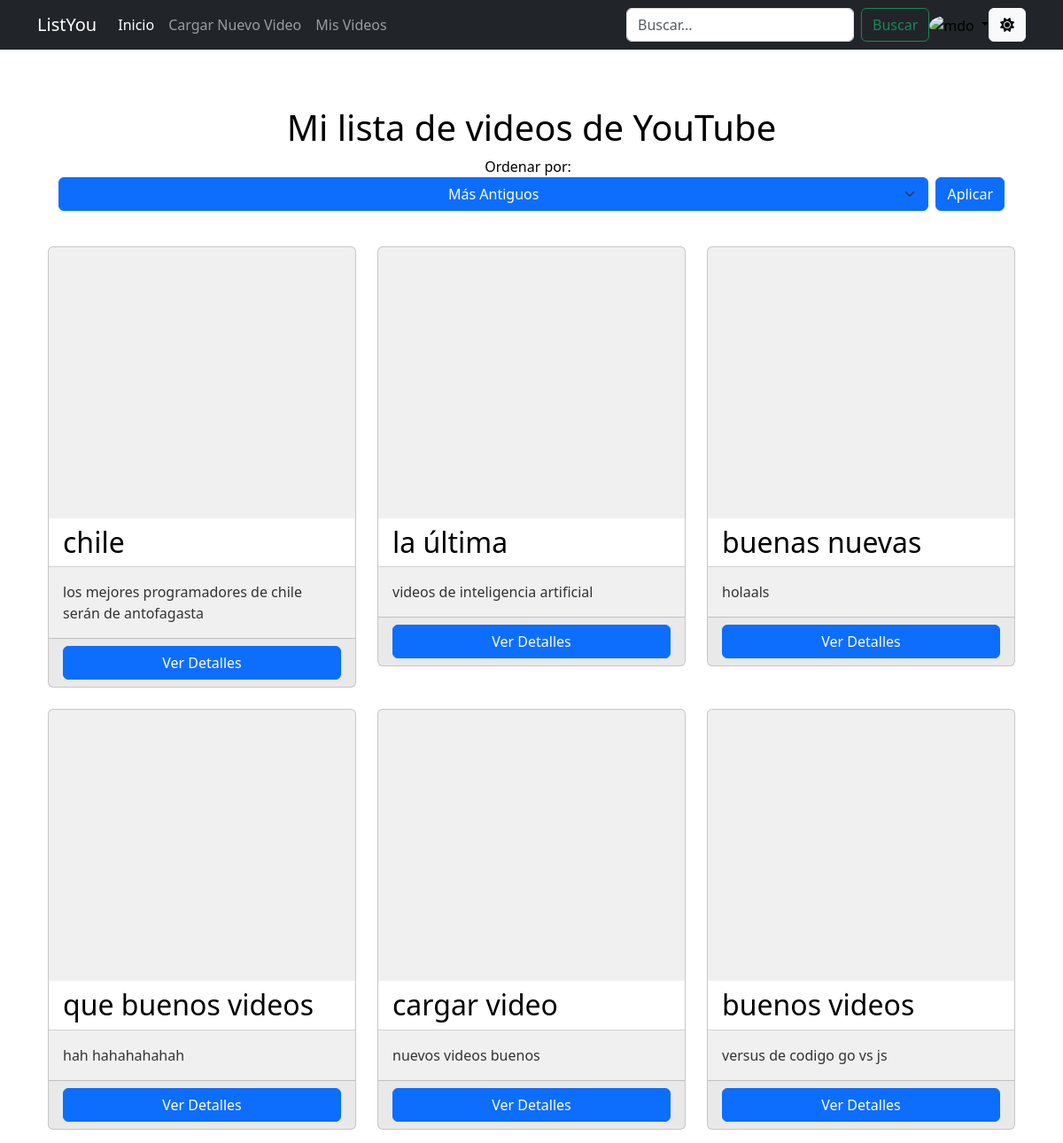
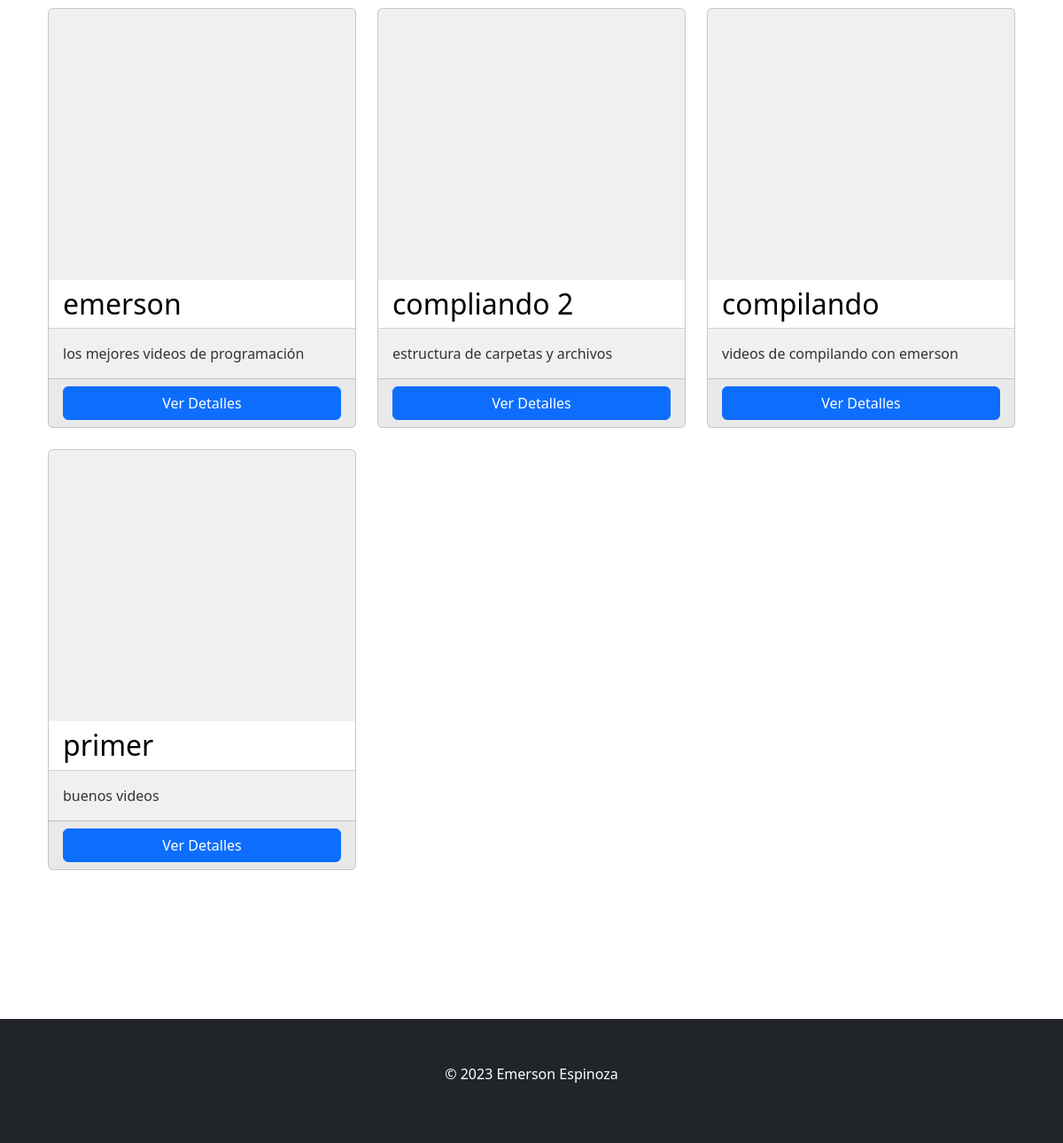
Screenshot of / (signed in) with the database file from the repository (2 pictures, top to bottom).
### app.py (models this page shows)
class Video(db.Model):
    id = db.Column(db.Integer, primary_key=True)
    title = db.Column(db.String(255), nullable=False)
    description = db.Column(db.Text, nullable=True)
    youtube_url = db.Column(db.String(255), nullable=False)
    video_id = db.Column(db.String(255), nullable=False)
    fecha_creacion = db.Column(db.DateTime, default=datetime.utcnow)
    fecha_actualizacion = db.Column(
        db.DateTime, default=datetime.utcnow, onupdate=datetime.utcnow)
    user_id = db.Column(db.Integer, db.ForeignKey('user.id'), nullable=False)

### app.py (the view)
@app.route('/')
def index():
    title = "Lista de mis videos de  youtube"
    orden = request.args.get('orden', 'desc')
    if orden == 'asc':
        videos = Video.query.order_by(Video.id.asc()).all()
    else:
        videos = Video.query.order_by(Video.id.desc()).all()
    return render_template('index.html', videos=videos, embed_youtube_url=embed_youtube_url, title=title)

### app.py (called while the page is built)
def get_video_id(youtube_url):
    start_idx = youtube_url.find("v=")
    if start_idx != -1:
        start_idx += 2
        end_idx = youtube_url.find("&", start_idx)
        if end_idx == -1:
            video_id = youtube_url[start_idx:]
        else:
            video_id = youtube_url[start_idx:end_idx]
        return video_id
    return None

def embed_youtube_url(youtube_url):
    video_id = get_video_id(youtube_url)
    if video_id:
        embed_url = f"https://www.youtube.com/embed/{video_id}"
        return embed_url
    return None

@login_manager.user_loader
def load_user(user_id):
    return User.query.get(int(user_id))

### templates/index.html (shortened to what this page needs)
{% extends "base.html" %} {% block principal %}
<div class="container mb-5">
  <div class=" text-center">
    <h1>Mi lista de videos de YouTube</h1>
  </div>
  <div class="row mb-4 text-center ">
    <div class="  text-center">
      <form class="mb-3">
        <div class="d-flex justify-content-center align-items-center">
          <div class="col mx-2">
            <label for="ordenSelect" class="me-2">Ordenar por:</label>
            <div class="d-flex">
              <select
                id="ordenSelect"
                class="form-select btn btn-primary mx-1 d-block  "
                name="orden"
              >
                <option value="asc" class="btn btn-success">
                  Más Antiguos
                </option>
              </select>
              <button type="submit" class="btn btn-primary  mx-1 d-block ">
                Aplicar
              </button>
            </div>
          </div>
        </div>
      </form>
    </div>
  </div>
  <div class="row">
    {% for video in videos %}
    <div class="col-md-4">
      <div class="card mb-4">
        <div class="embed-responsive embed-responsive-16by9">
          <iframe
            class="embed-responsive-item"
            src="{{ embed_youtube_url(video.youtube_url) }}"
            frameborder="0"
            width="100%"
            height="300px"
            allowfullscreen
          ></iframe>
        </div>
        <h2 class="card-header title">{{ video.title }}</h2>
        <div class="card-body">
          <p class="card-text description">{{ video.description }}</p>
        </div>
        <div class="card-footer">
          <a
            href="/video/{{ video.id }}"
            class="btn btn-primary d-block mx-auto"
            >Ver Detalles</a
          >
        </div>
      </div>
    </div>
    {% endfor %}
  </div>
</div>
{% endblock %}

### templates/base.html (shortened to what this page needs)
<!DOCTYPE html>
<html lang="en">
<head>
  <link rel="stylesheet" href="https://cdnjs.cloudflare.com/ajax/libs/font-awesome/6.2.0/css/all.min.css" />
  <link rel="stylesheet" href="{{url_for('static', filename='css/style.css')}}" />
  <link href="https://cdn.jsdelivr.net/npm/bootstrap@5.3.2/dist/css/bootstrap.min.css" rel="stylesheet"
 />
</head>
<body>
  <div class="container-fluid bg-dark ">{% include "shared/nav.html" %}</div>
  <main class="container   mt-5 pt-5 pb-5">
    {% block principal %}{% endblock %}
  </main>
  <footer class="footer container-fluid bg-dark mt-5 ">
    {% include "shared/footer.html" %}
  </footer>
</body>
</html>

### templates/shared/nav.html (shortened to what this page needs)
<nav class="navbar navbar-expand-md navbar-dark fixed-top bg-dark ">
  <div class="container">
    <a class="navbar-brand" href="{{ url_for('index') }}">ListYou</a>
    <div class="navbar-collapse collapse" id="navbarCollapse" style="">
      <ul class="navbar-nav me-auto mb-2 mb-md-0">
        <li class="nav-item">
          <a
            class="nav-link active"
            aria-current="page"
            href="{{ url_for('index') }}"
            >Inicio</a
          >
        </li>
        {% if current_user.is_authenticated %}
        <li class="nav-item">
          <a class="nav-link" href="{{ url_for('upload_video') }}"
            >Cargar Nuevo Video</a
          >
        </li>
        <li class="nav-item">
          <a class="nav-link" href="{{ url_for('mis_videos') }}">Mis Videos</a>
        </li>
        {% endif %}
      </ul>
      <form
        class="d-flex"
        role="search"
        action="{{ url_for('search') }}"
        method="GET"
      >
        <input
          class="form-control me-2"
          type="search"
          name="query"
          placeholder="Buscar..."
          aria-label="Search"
        />
        <button class="btn btn-outline-success" type="submit">Buscar</button>
      </form>
      {% if current_user.is_authenticated %}
      <div class="dropdown  text-end">
        <a
          href="#"
          class="d-block link-body-emphasis text-decoration-none dropdown-toggle"
          data-bs-toggle="dropdown"
          aria-expanded="false"
        >
          <img
            src="https://avatars.githubusercontent.com/u/51926375?v=4"
            alt="mdo"
            width="32"
            height="32"
            class="rounded-circle"
          />
        </a>
      </div>
      {% endif %}
    </div>
    <button id="toggle-mode" class="btn btn-light">
      <i class="fas fa-sun"></i>
    </button>
  </div>
</nav>

### templates/shared/footer.html
<div class="container">
  <footer class="py-3 my-4">
    <p class="text-center  text-white">© 2023 Emerson Espinoza</p>
  </footer>
</div>

### static/css/style.css (style rules this page uses)
body { position: relative; min-height: 100vh; margin: 0; padding: 0; }
.footer { position: relative; bottom: 0; background-color: #333; color: #fff; text-align: center; padding: 10px 0; }
.day-mode { background-color: #fff; color: #000; }
.day-mode .title { color: #000; background-color: #fff; }
.day-mode .description { color: #333; }
.day-mode .card { background-color: #f0f0f0; }

### rows the page displays
Video: title "chile", description "los mejores programadores de chile serán de antofagasta"
Video: title "la última", description "videos de inteligencia artificial"
Video: title "buenas nuevas", description "holaals"
Video: title "que buenos videos", description "hah hahahahahah"
Video: title "cargar video", description "nuevos videos buenos"
Video: title "buenos videos", description "versus de codigo go vs js"
Video: title "emerson", description "los mejores videos de programación"
Video: title "compliando 2", description "estructura de carpetas y archivos"
Video: title "compilando", description "videos de compilando con emerson"
Video: title "primer", description "buenos videos"
